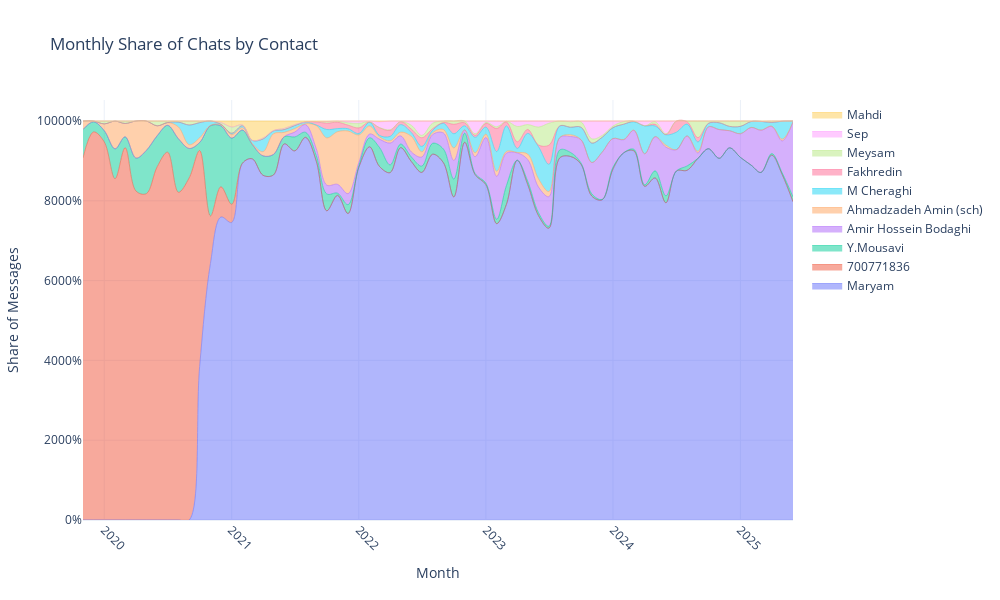

This figure's notebook cell:
### Markdown cell above
## chats

### Code cell
joined_df = preprocessed_message_df[['chat_id', 'month']].merge(
    chat_df[['id', 'name']], left_on='chat_id', right_on='id', how='left')

joined_df['chat_label'] = joined_df.apply(
    lambda row: row['name'] if pd.notna(row['name']) else str(row['chat_id']),
    axis=1
)

top_contacts = joined_df['chat_id'].value_counts().head(10).index
popular_chats_df = joined_df[joined_df['chat_id'].isin(top_contacts)]

chat_usage = popular_chats_df.groupby(['month', 'chat_label']).size().unstack(fill_value=0)

chat_usage.index = chat_usage.index.astype(str)
chat_totals = chat_usage.sum().sort_values(ascending=False)
chat_share = chat_usage.div(chat_usage.sum(axis=1), axis=0)

import plotly.graph_objects as go

fig = go.Figure()
for label in chat_totals.index:
    fig.add_trace(go.Scatter(
        x=chat_share.index,
        y=chat_share[label],
        mode='lines',
        name=label,
        stackgroup='one',
        groupnorm='percent',
        line=dict(width=0.5, shape='spline'),
        hovertemplate='%{fullData.name}: %{y:.2%}<extra></extra>'
    ))

fig.update_layout(
    title='Monthly Share of Chats by Contact',
    xaxis_title='Month',
    yaxis_title='Share of Messages',
    yaxis=dict(tickformat='.0%'),
    hovermode='x unified',
    template='plotly_white',
    width=1000,
    height=600,
)

fig.update_xaxes(tickangle=45)
fig.show()
fig.write_image(os.path.join(PLOT_DIR, "chat_share.png"), width=1000)
